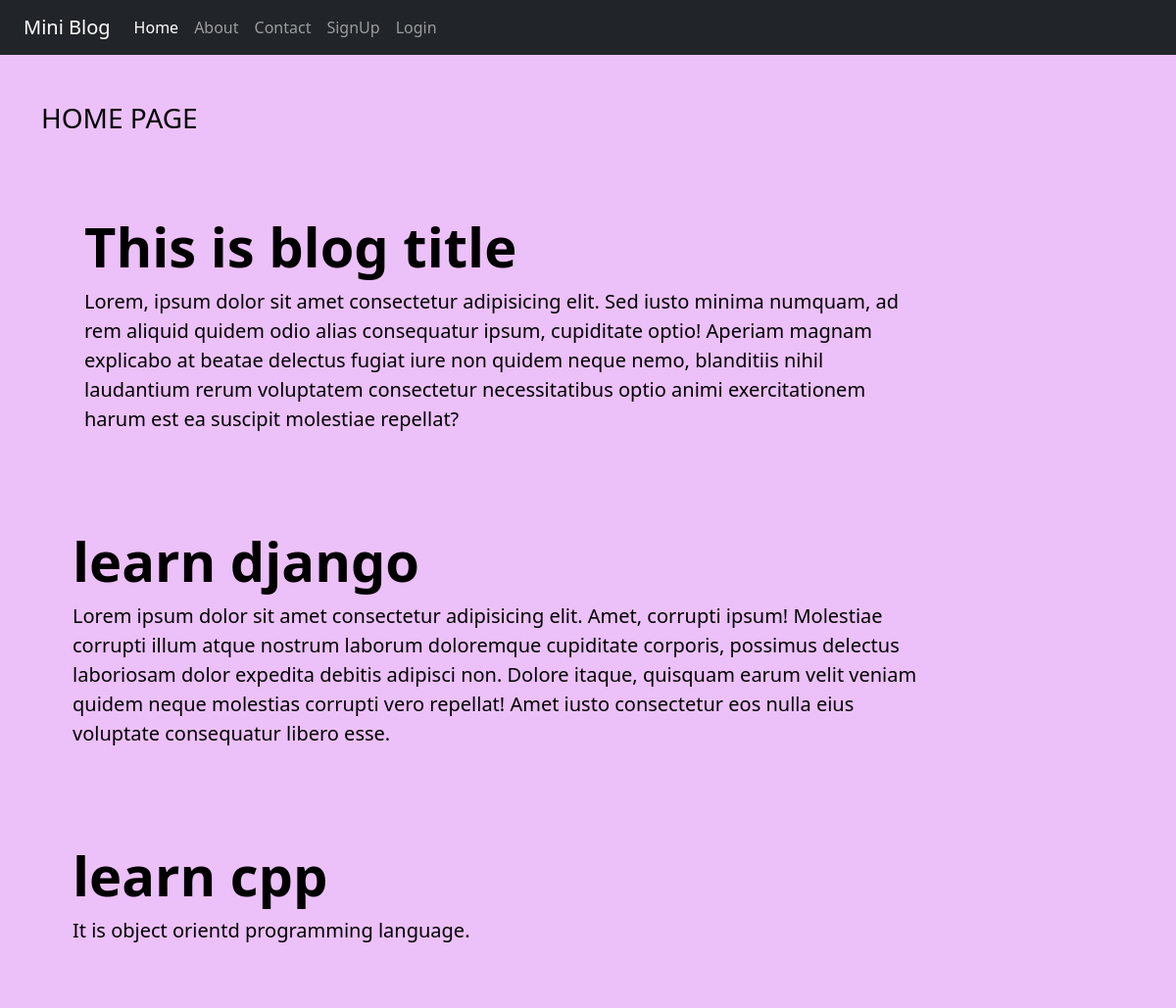
The page / on the database its author committed.
### blog/models.py (models this page shows)
class Post(models.Model):
    title = models.CharField(max_length=150)
    desc = models.TextField()

### blog/views.py (the view)
# urls.py: 2. Add a URL to urlpatterns:  path('', views.home, name='home')
def home(request):
    posts = Post.objects.all()
    return render(request , 'blog/home.html',{'posts':posts})

### blog/templates/blog/home.html (shortened to what this page needs)
{% extends 'blog/base.html' %}
{% load static %}
{% block content %}
<div class="col-sm-10">
    <h3 class="my-5">HOME PAGE</h3>
    <div class="jumbotron jumbotron-fluid">
        <div class="container">
            <h1 class="display-4">This is blog title</h1>
            <p class="lead">Lorem, ipsum dolor sit amet consectetur adipisicing elit. Sed iusto minima numquam, ad rem aliquid quidem odio alias consequatur ipsum, cupiditate optio! Aperiam magnam explicabo at beatae delectus fugiat iure non quidem neque nemo, blanditiis nihil laudantium rerum voluptatem consectetur necessitatibus optio animi exercitationem harum est ea suscipit molestiae repellat?</p>
        </div>
    </div>
    <div class="my-3">
        <form action="">
            {% if posts %}
            {% for post in posts %}
            <div class="jumbotron jumbotron-fluid mb-3">
                <h1 class="display-4">{{post.title}}</h1>
                <p class="lead">{{post.desc}}</p>
            </div>
            {% endfor %}
            {% endif %}
        </form>
    </div>
</div>
{% endblock content %}

### blog/static/blog/css/style.css (style rules this page uses)
body { background-color: rgb(236, 192, 248); color: black ; }
.jumbotron { background-color: rgb(236, 192, 248); padding: 2rem; }
.jumbotron h1 { font-weight: bold; }

### rows shown on the page
Post: title "learn django", desc "Lorem ipsum dolor sit amet consectetur adipisicing elit. Amet, corrupti ipsum! Molestiae corrupti illum atque nostrum laborum doloremque cupiditate corporis, possimus delectus laboriosam dolor expedita debitis adipisci non. Dolore itaque, quisquam earum velit veniam quidem neque molestias corrupti vero repellat! Amet iusto consectetur eos nulla eius voluptate consequatur libero esse."
Post: title "learn cpp", desc "It is object orientd programming language."
